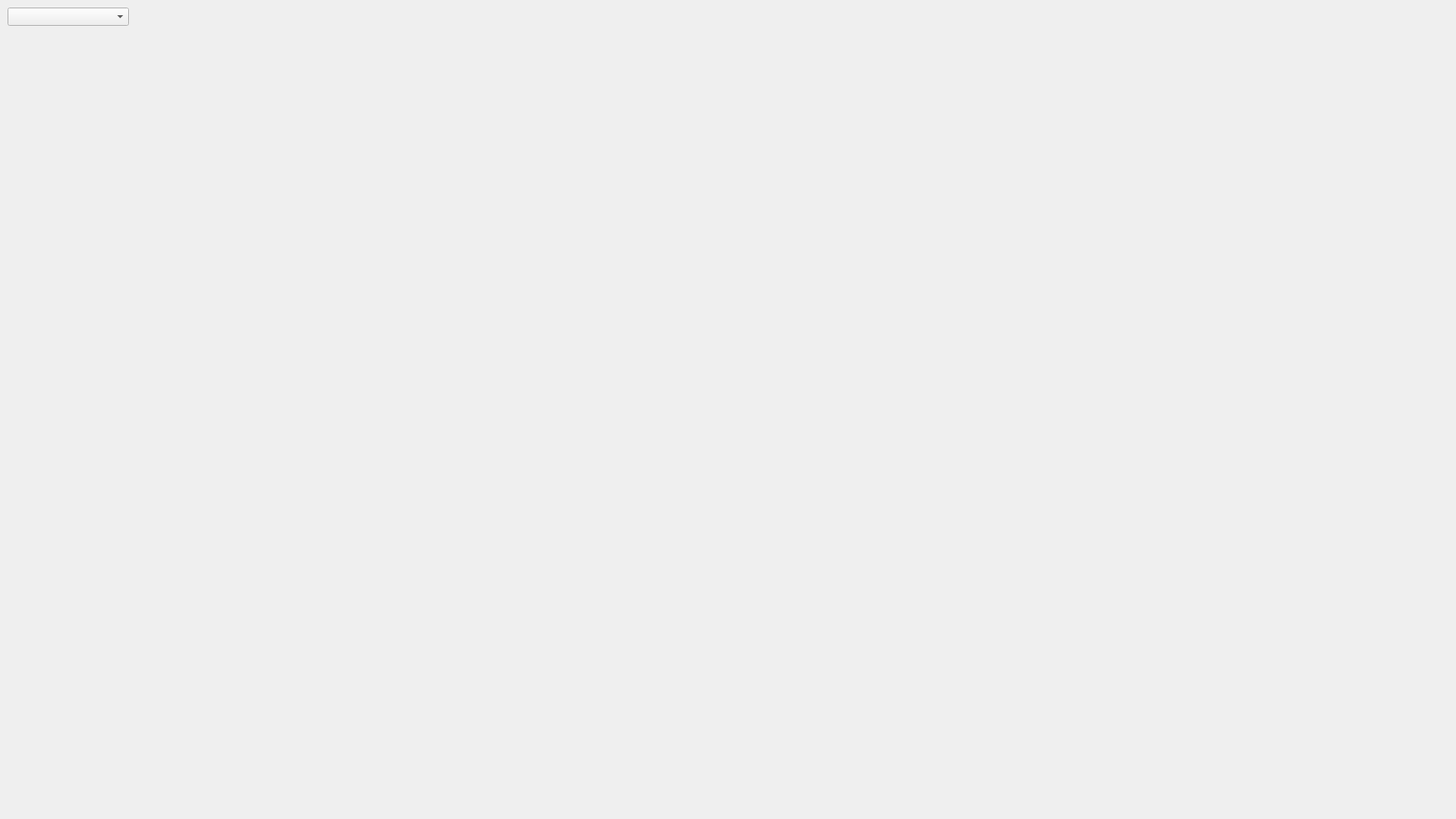
<?xml version="1.0" encoding="UTF-8"?>
<ui version="4.0">
 <class>RepetitionWidget</class>
 <widget class="QWidget" name="RepetitionWidget">
  <property name="geometry">
   <rect>
    <x>0</x>
    <y>0</y>
    <width>1920</width>
    <height>1080</height>
   </rect>
  </property>
  <property name="windowTitle">
   <string>Form</string>
  </property>
  <widget class="QComboBox" name="comboBox">
   <property name="geometry">
    <rect>
     <x>10</x>
     <y>10</y>
     <width>160</width>
     <height>24</height>
    </rect>
   </property>
   <property name="minimumSize">
    <size>
     <width>160</width>
     <height>24</height>
    </size>
   </property>
   <property name="maximumSize">
    <size>
     <width>160</width>
     <height>24</height>
    </size>
   </property>
  </widget>
  <widget class="QWidget" name="videoWidget" native="true">
   <property name="geometry">
    <rect>
     <x>0</x>
     <y>0</y>
     <width>1920</width>
     <height>1080</height>
    </rect>
   </property>
  </widget>
 </widget>
 <resources/>
 <connections/>
</ui>
